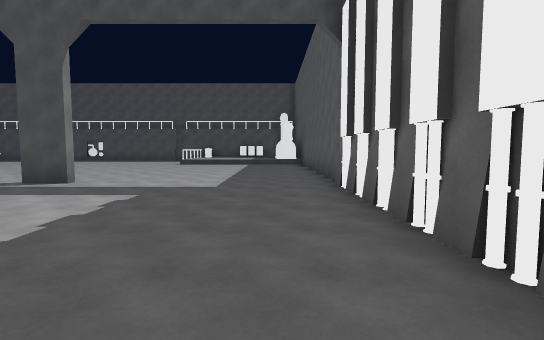
view 1 (above)

24 first-person views from a walk through a Unity game level. The camera is 1.5 m above the floor, tilts 4° down and sees 85° across. The floor is counted in squares, 2 m on a side. Each view is taken from the middle of a square. On the plan, view 1 faces up. The plan holds only what a view shows up to about 10 squares ahead; the rest is blank. The place goes on beyond the plan. The player is left out. Surface patterns are stand-ins for the level's own textures.

view 2
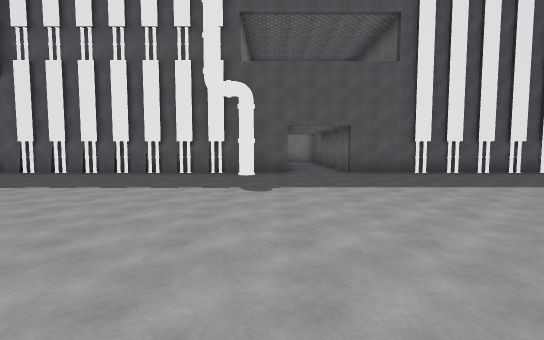

view 3
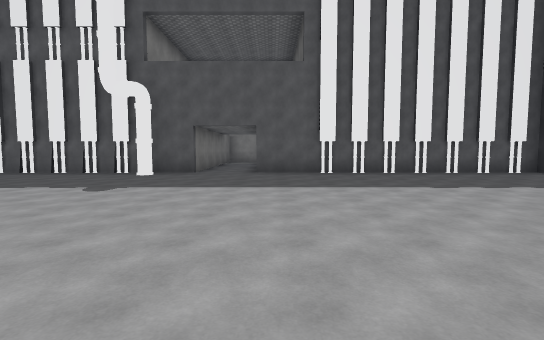

view 4
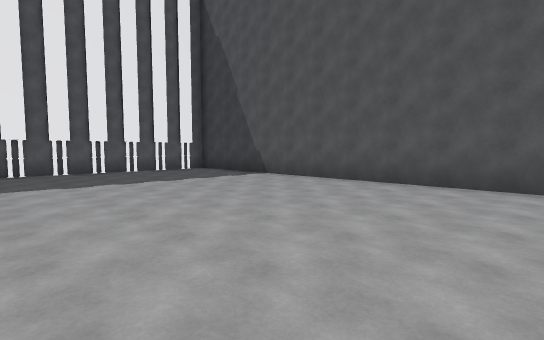

view 5
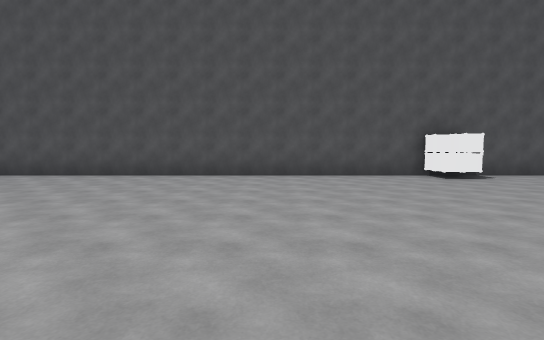

view 6
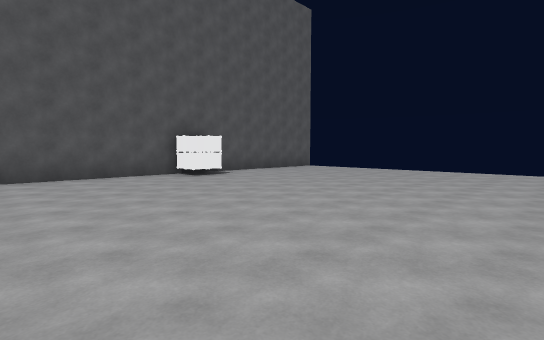

view 7
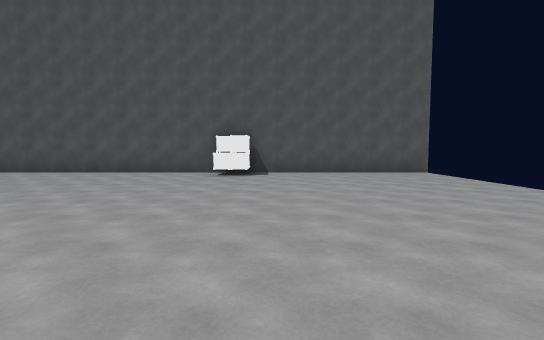

view 8
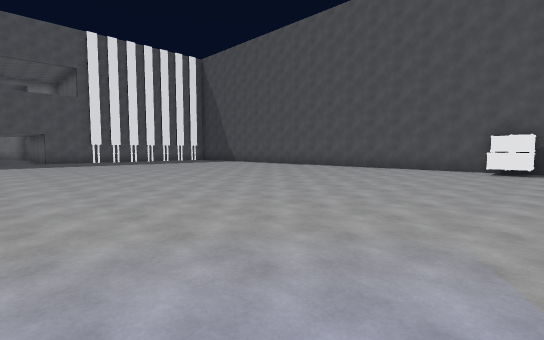

view 9
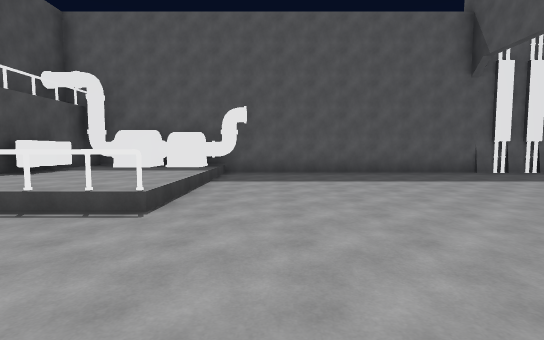

view 10
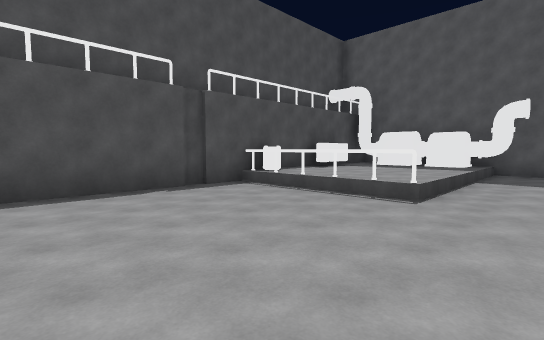

view 11
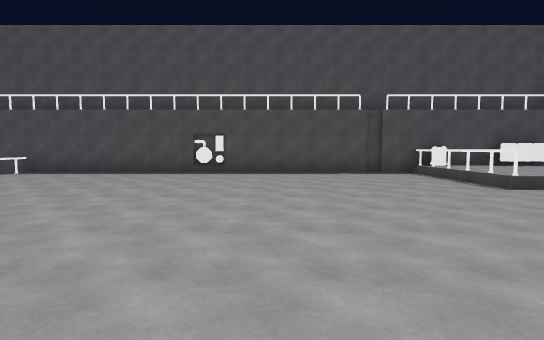

view 12
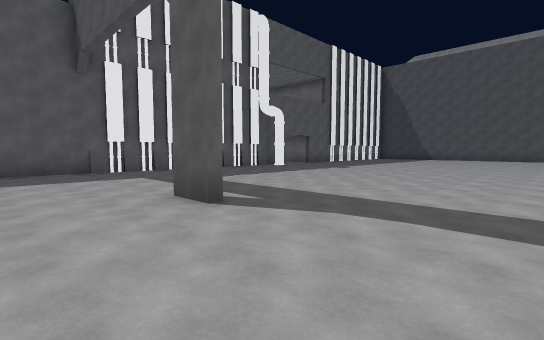

view 13
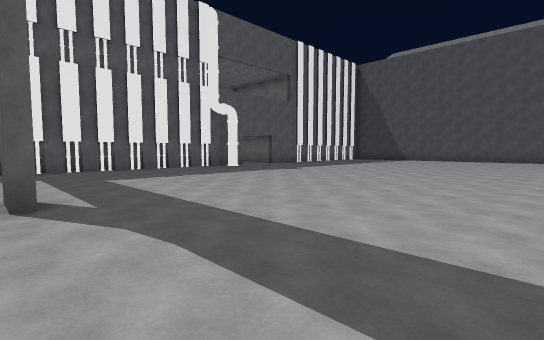

view 14
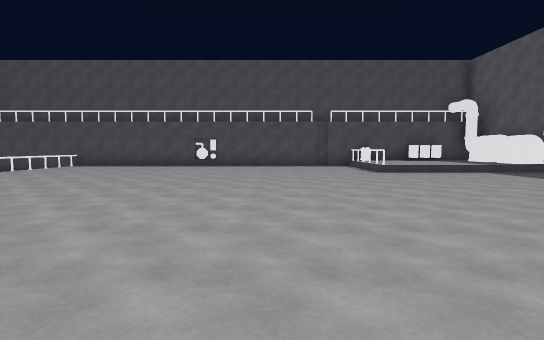

view 15
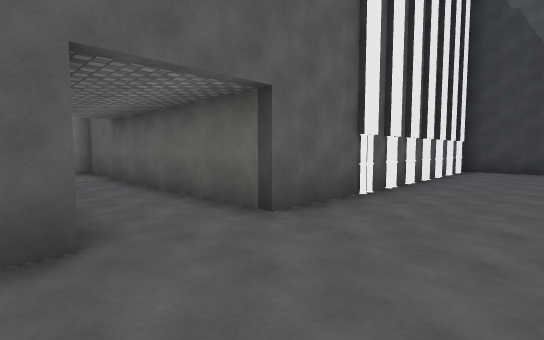

view 16
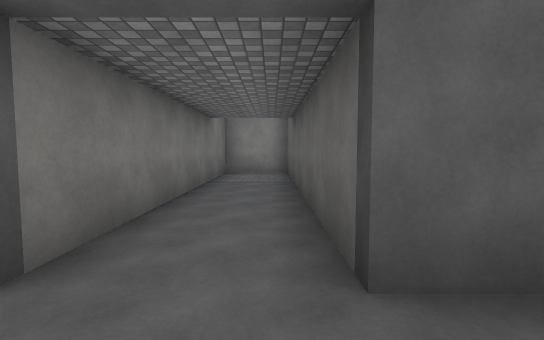

view 17
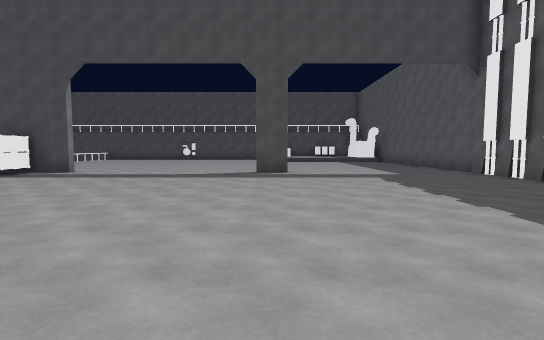

view 18
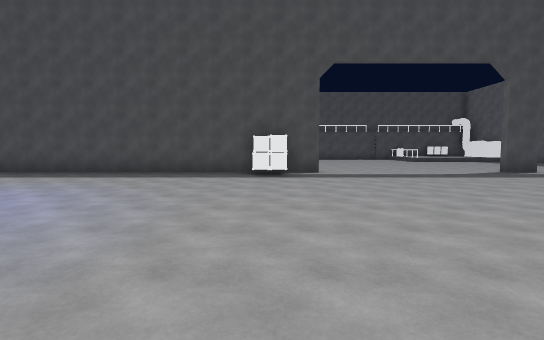

view 19
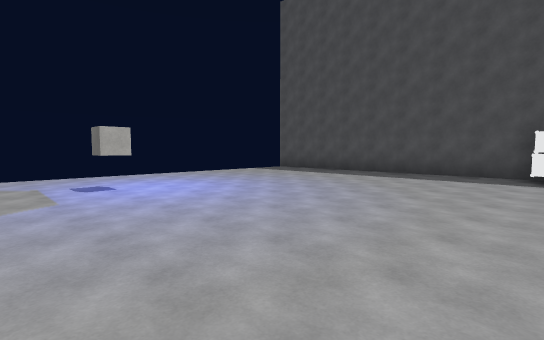

view 20
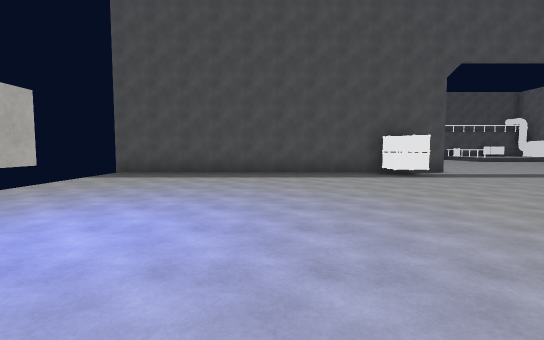

view 21
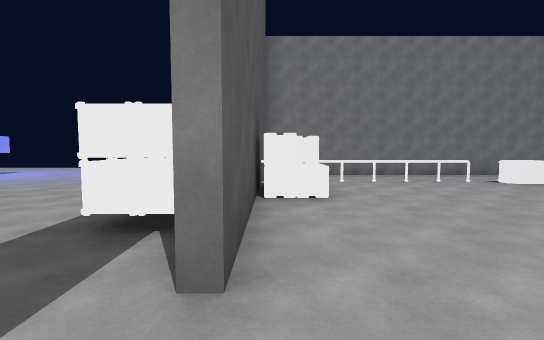

view 22
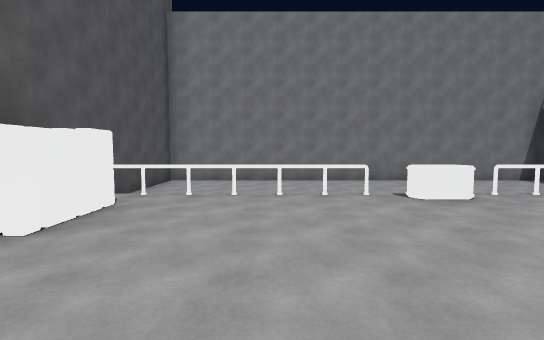

view 23
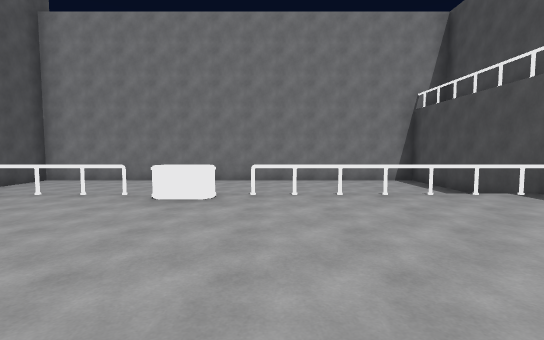

view 24
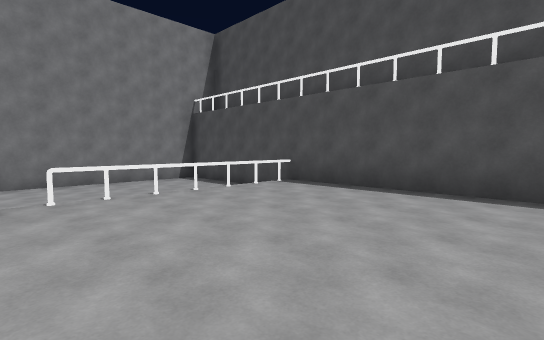

### Floor plan
Key: @ floor where view 1 was taken; # wall or solid block; . main floor; : floor 0.5 m higher than the main floor; - floor 0.5 m lower than the main floor; / step, stairs or slope; P pipe; C crate; B barrel; G guardrail; U cube; O other object.
Columns run from 22 left of view 1 to 10 right of it. Each row starts with its distance up from view 1.
 19 #OOOGGOGGGOOOOGGOO###OO
 18 #--- G............O:BB:P#
 17 #--- G............BG:::O#
 16 #--- G............G::::O#
 15 #--- G............G::::P#
 14 #--- G.................P#
 13 #--- OO.................#
 12 #--- /..................#
 11 #--- G..................#
 10 #--- G..................#
  9 #--- G..................#
  8 #--- GCC................#
  7 #####OOC###......#......#
  6  ........C.............P#
  5  ......................P#
  4  ......................P#
  3  ......................P#
  2  ......................P#
  1  ......................P#
  0  .....................@P#
 -1  ..U...................P#
 -2  .......................#########
 -3  ...............................#
 -4      ...........................#
 -5  .......................#########
 -6  .......................#
 -7  ......................P#
 -8  ......................P#
 -9  ......................P#
-10  ......................P#
-11  ......................P#
-12  ......................P#
-13  .....C................P#
-14 #########################

Positions as (right, up) in squares from view 1, and headings:
1: (0, 0), facing up
2: (-8, -2), facing right
3: (-8, -5), facing right
4: (-9, -7), facing down-right
5: (-11, -5), facing down
6: (-11, -5), facing down-left
7: (-17, -4), facing down
8: (-17, -2), facing down-right
9: (-8, 13), facing right
10: (-9, 13), facing up-right
11: (-9, 9), facing up
12: (-9, 9), facing down-right
13: (-10, 7), facing down-right
14: (-8, 5), facing up
15: (-1, -2), facing down-right
16: (0, -4), facing right
17: (-5, -3), facing up
18: (-13, -3), facing up
19: (-13, -3), facing up-left
20: (-17, -3), facing up
21: (-10, 7), facing left
22: (-12, 10), facing left
23: (-12, 14), facing left
24: (-12, 13), facing up-left
